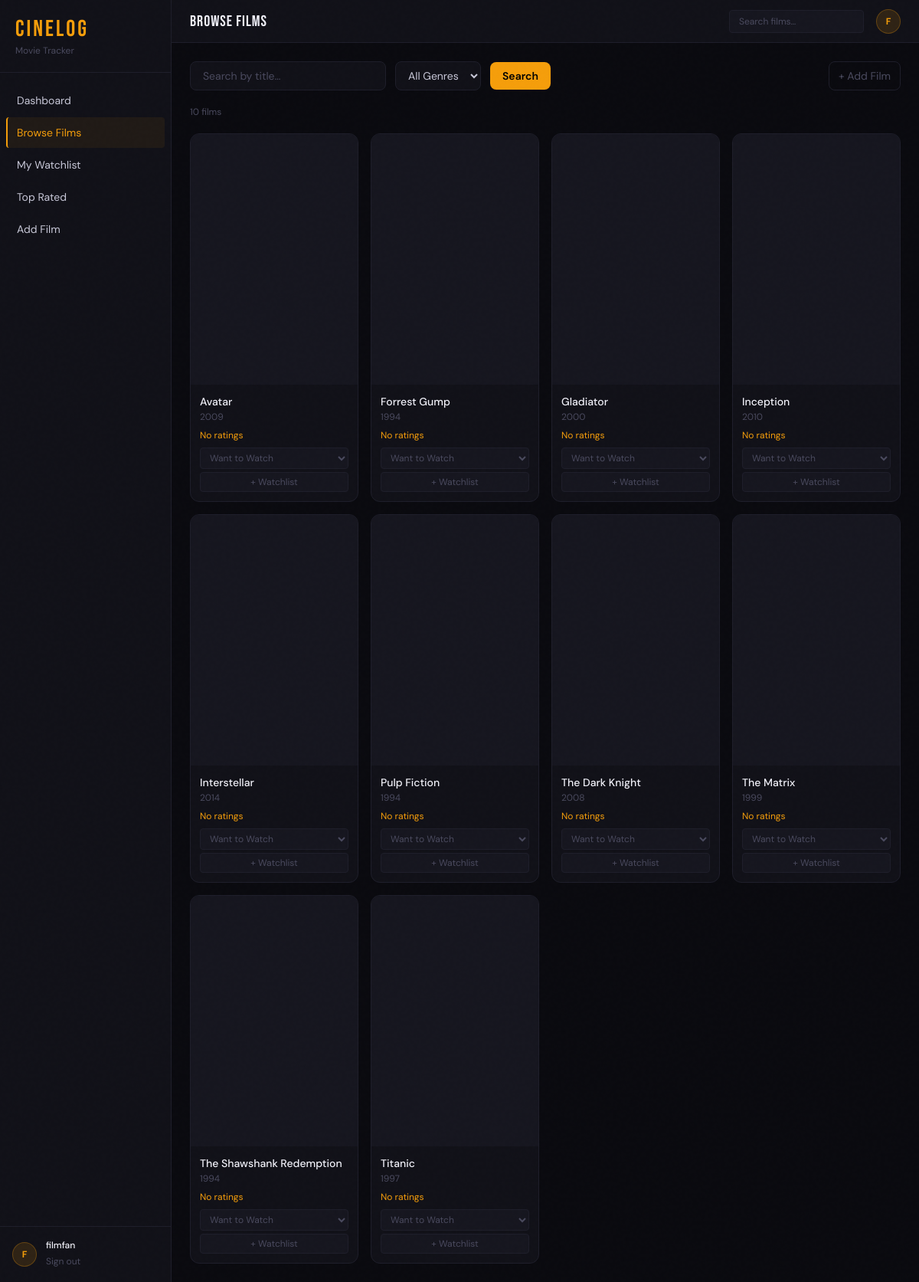
The page /movies.php (signed in) on the database its author committed.
### tables this page shows
CREATE TABLE Movies (
    movie_id        INT AUTO_INCREMENT PRIMARY KEY,
    title           VARCHAR(200) NOT NULL,
    release_year    YEAR,
    duration_mins   INT,
    language        VARCHAR(50),
    poster_url      VARCHAR(500),
    created_at      DATETIME DEFAULT CURRENT_TIMESTAMP
);

### includes/db.php (called while the page is built, shortened)
<?php
function db_connect()
{
    static $conn = null;
    if ($conn === null) {
        $conn = new mysqli(DB_HOST, DB_USER, DB_PASS, DB_NAME);
        $conn->set_charset('utf8mb4');
    }
    return $conn;
}
function get_param_types(array $params): string
{
    $types = '';
    foreach ($params as $param) {
        if (is_int($param)) {
            $types .= 'i';
        } elseif (is_float($param)) {
            $types .= 'd';
        } else {
            $types .= 's';
        }
    }
    return $types;
}
function ref_values(array &$arr): array
{
    $refs = [];
    foreach ($arr as $key => $value) {
        $refs[$key] = &$arr[$key];
    }
    return $refs;
}
function db_prepare(string $sql, array $params = [])
{
    $conn = db_connect();
    $stmt = $conn->prepare($sql);
    if (!empty($params)) {
        $types = get_param_types($params);
        call_user_func_array([$stmt, 'bind_param'], array_merge([$types], ref_values($params)));
    }
    return $stmt;
}
function db_fetch_all(string $sql, array $params = []): array
{
    $stmt = db_prepare($sql, $params);
    $stmt->execute();
    $result = $stmt->get_result();
    $rows = $result->fetch_all(MYSQLI_ASSOC);
    return $rows ?: [];
}

### movies.php (the view, shortened to what this page needs)
<?php
$q = trim($_GET['q'] ?? '');
$params = [$_SESSION['user_id']];
$sql = "SELECT DISTINCT m.movie_id, m.title, m.release_year, m.duration_mins, m.language, m.poster_url, ROUND(AVG(r.score),1) AS avg_score, COUNT(DISTINCT r.rating_id) AS rating_count, w.status AS my_status FROM Movies m LEFT JOIN Ratings r ON r.movie_id = m.movie_id LEFT JOIN Watchlist w ON w.movie_id = m.movie_id AND w.user_id = ? LEFT JOIN MovieGenres mg ON mg.movie_id = m.movie_id LEFT JOIN Genres g ON g.genre_id = mg.genre_id WHERE 1=1";
$sql .= ' GROUP BY m.movie_id ORDER BY m.title';
$movies = db_fetch_all($sql, $params);
include __DIR__ . '/partials/header.php';
?>
<div class="space-y-5" x-data="{ addModal: false, selectedMovie: null }">
  <div class="flex items-center gap-3">
    <form method="get" class="flex items-center gap-3 flex-1">
      <input name="q" value="<?= htmlspecialchars($q) ?>" placeholder="Search by title…"
             class="bg-[#111118] border border-[#1e1e2a] rounded-lg px-4 py-2 text-sm text-[#c8c8d8] placeholder-[#4a4a5e] focus:outline-none focus:border-[#f59e0b66] w-64 transition-colors" />
      <select name="genre"
              class="bg-[#111118] border border-[#1e1e2a] rounded-lg px-3 py-2 text-sm text-[#c8c8d8] focus:outline-none focus:border-[#f59e0b66] transition-colors">
        <option value="">All Genres</option>
      </select>
      <button type="submit" class="bg-[#f59e0b] hover:bg-[#d97706] text-black text-sm font-semibold px-4 py-2 rounded-lg transition-colors">Search</button>
    </form>
    <a href="add_movie.php" class="flex items-center gap-2 text-sm text-[#4a4a5e] hover:text-[#f59e0b] transition-colors border border-[#1e1e2a] hover:border-[#f59e0b44] rounded-lg px-3 py-2">+ Add Film</a>
  </div>
  <p class="text-xs text-[#4a4a5e]"><?= count($movies) ?> film<?= count($movies) !== 1 ? 's' : '' ?></p>
  <?php if (count($movies)): ?>
    <div class="grid grid-cols-2 md:grid-cols-3 lg:grid-cols-4 xl:grid-cols-5 gap-4">
      <?php foreach ($movies as $m): ?>
        <div class="poster-hover bg-[#111118] border border-[#1e1e2a] rounded-xl overflow-hidden group">
          <a href="movie.php?id=<?= $m['movie_id'] ?>">
            <div class="aspect-[2/3] bg-[#16161f] flex items-center justify-center overflow-hidden">
            </div>
          </a>
          <div class="p-3">
            <a href="movie.php?id=<?= $m['movie_id'] ?>" class="text-sm font-medium text-[#f0f0f8] hover:text-[#f59e0b] transition-colors line-clamp-1 block"><?= htmlspecialchars($m['title']) ?></a>
            <p class="text-xs text-[#4a4a5e] mt-0.5"><?= $m['release_year'] ?: '—' ?></p>
            <div class="flex items-center justify-between mt-2">
              <span class="text-xs text-[#f59e0b]"><?= $m['avg_score'] ? '⭐ ' . htmlspecialchars($m['avg_score']) : 'No ratings' ?></span>
            </div>
            <form action="watchlist_add.php" method="post" class="mt-2">
              <select name="status" class="w-full bg-[#16161f] border border-[#1e1e2a] text-[#4a4a5e] text-xs rounded px-2 py-1 focus:outline-none focus:border-[#f59e0b44] mb-1">
                <option value="want_to_watch">Want to Watch</option>
              </select>
              <button type="submit" class="w-full bg-[#16161f] hover:bg-[#f59e0b22] border border-[#1e1e2a] hover:border-[#f59e0b44] text-[#4a4a5e] hover:text-[#f59e0b] text-xs py-1 rounded transition-colors">+ Watchlist</button>
            </form>
          </div>
        </div>
      <?php endforeach; ?>
    </div>
  <?php endif; ?>
</div>
<?php include __DIR__ . '/partials/footer.php'; ?>

### partials/header.php (style rules this page uses)
body { font-family: 'DM Sans', sans-serif; }
.film-grain::before { content:''; position:fixed; inset:0; pointer-events:none; z-index:999; opacity: 0.4; }
.poster-hover { transition: transform .2s ease, box-shadow .2s ease; }

### rows shown on the page
movies: title "Avatar", release_year "2009"
movies: title "Forrest Gump", release_year "1994"
movies: title "Gladiator", release_year "2000"
movies: title "Inception", release_year "2010"
movies: title "Interstellar", release_year "2014"
movies: title "Pulp Fiction", release_year "1994"
movies: title "The Dark Knight", release_year "2008"
movies: title "The Matrix", release_year "1999"
movies: title "The Shawshank Redemption", release_year "1994"
movies: title "Titanic", release_year "1997"

### other values the page prints
$link['label'] "Dashboard"
$link['label'] "Browse Films"
$link['label'] "My Watchlist"
$link['label'] "Top Rated"
$link['label'] "Add Film"
substr($user['username'] ?? 'U', 0, 1) "F"
$user['username'] "filmfan"
$pageHeading "Browse Films"
count($movies) "10"
